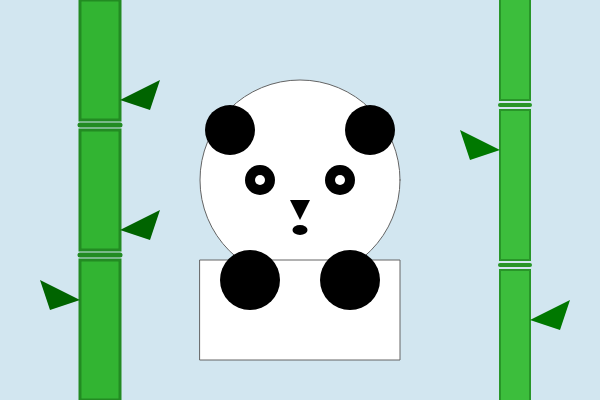
Frame 1 (no input)
Frame 60 (no input): identical to frame 1, image omitted
Frame 120 (the mouse pressed at the canvas centre since frame 60): identical to frame 1, image omitted

The p5.js sketch that drew this single still picture (run headless with seeded random() and noise() and a simulated clock; from frame 60 on, the mouse is pressed at the canvas centre):

// p5.js sketch
// ── sketch.js
function setup() {
  createCanvas(600, 400);
}

function draw() {
  background(210, 230, 240);



  stroke(34, 139, 34); 
  strokeWeight(3); 
  fill(50, 180, 50); 


  rect(80, 0, 40, 120);
  rect(80, 130, 40, 120);
  rect(80, 260, 40, 140);


  strokeWeight(5); 
  line(80, 125, 120, 125);
  line(80, 255, 120, 255);


  noStroke();
  fill(0, 100, 0); 
  triangle(120, 100, 160, 80, 150, 110);
  triangle(120, 230, 160, 210, 150, 240);
  triangle(80, 300, 40, 280, 50, 310);


  stroke(40, 150, 40);
  strokeWeight(2); 
  fill(60, 190, 60); 


  rect(500, -50, 30, 150);
  rect(500, 110, 30, 150);
  rect(500, 270, 30, 180);


  strokeWeight(4);
  line(500, 105, 530, 105);
  line(500, 265, 530, 265);


  noStroke();
  fill(0, 120, 0);
  triangle(500, 150, 460, 130, 470, 160);
  triangle(530, 320, 570, 300, 560, 330);

  fill(255);

  stroke(100); 
  strokeWeight(1);
  ellipse(300, 180, 200, 200);


  noStroke(); 
  fill(0);
  ellipse(230, 130, 50, 50);
  ellipse(370, 130, 50, 50);


  fill(0);
  ellipse(260, 180, 30, 30);
  ellipse(340, 180, 30, 30);


  fill(255);
  ellipse(260, 180, 10, 10);
  ellipse(340, 180, 10, 10);


  fill(0);
  triangle(290, 200, 310, 200, 300, 220);


  fill(0);
  ellipse(300, 230, 15, 10);

  fill(255);
  stroke(100); 
  strokeWeight(1);
  rect(200, 260, 200, 100);


  noStroke();
  fill(0);
  ellipse(250, 280, 60, 60);
  ellipse(350, 280, 60, 60);
}

// ── style.css
html,
body {
  width: 100%;
  height: 100%;
  margin: 0;
  padding: 0;
  overflow: hidden;
  background: #d2e6f0;
}

body {
  display: flex;
  align-items: center;
  justify-content: center;
}

canvas {
  display: block;
  max-width: 100vw;
  max-height: 100vh;
  width: auto !important;
  height: auto !important;
}
